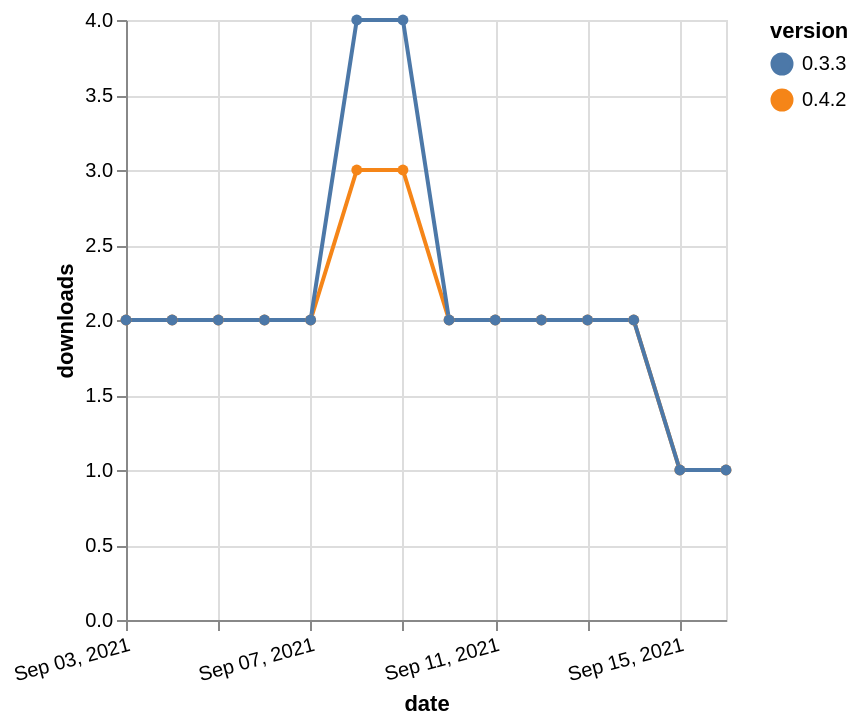

Vega-Lite specification for this chart:
### Vega-Lite specification from a JSON file in a GitHub repository (floating-point values rounded to 4 significant figures)
{"$schema": "https://vega.github.io/schema/vega-lite/v5.json", "description": "A simple bar chart with embedded data.", "data": {"values": [{"date": "2021-09-03", "total": 2133, "delta": 2, "version": "0.4.2"}, {"date": "2021-09-04", "total": 2135, "delta": 2, "version": "0.4.2"}, {"date": "2021-09-05", "total": 2137, "delta": 2, "version": "0.4.2"}, {"date": "2021-09-06", "total": 2139, "delta": 2, "version": "0.4.2"}, {"date": "2021-09-07", "total": 2141, "delta": 2, "version": "0.4.2"}, {"date": "2021-09-08", "total": 2144, "delta": 3, "version": "0.4.2"}, {"date": "2021-09-09", "total": 2147, "delta": 3, "version": "0.4.2"}, {"date": "2021-09-10", "total": 2149, "delta": 2, "version": "0.4.2"}, {"date": "2021-09-11", "total": 2151, "delta": 2, "version": "0.4.2"}, {"date": "2021-09-12", "total": 2153, "delta": 2, "version": "0.4.2"}, {"date": "2021-09-13", "total": 2155, "delta": 2, "version": "0.4.2"}, {"date": "2021-09-14", "total": 2157, "delta": 2, "version": "0.4.2"}, {"date": "2021-09-15", "total": 2158, "delta": 1, "version": "0.4.2"}, {"date": "2021-09-16", "total": 2159, "delta": 1, "version": "0.4.2"}, {"date": "2021-09-03", "total": 2357, "delta": 2, "version": "0.3.3"}, {"date": "2021-09-04", "total": 2359, "delta": 2, "version": "0.3.3"}, {"date": "2021-09-05", "total": 2361, "delta": 2, "version": "0.3.3"}, {"date": "2021-09-06", "total": 2363, "delta": 2, "version": "0.3.3"}, {"date": "2021-09-07", "total": 2365, "delta": 2, "version": "0.3.3"}, {"date": "2021-09-08", "total": 2369, "delta": 4, "version": "0.3.3"}, {"date": "2021-09-09", "total": 2373, "delta": 4, "version": "0.3.3"}, {"date": "2021-09-10", "total": 2375, "delta": 2, "version": "0.3.3"}, {"date": "2021-09-11", "total": 2377, "delta": 2, "version": "0.3.3"}, {"date": "2021-09-12", "total": 2379, "delta": 2, "version": "0.3.3"}, {"date": "2021-09-13", "total": 2381, "delta": 2, "version": "0.3.3"}, {"date": "2021-09-14", "total": 2383, "delta": 2, "version": "0.3.3"}, {"date": "2021-09-15", "total": 2384, "delta": 1, "version": "0.3.3"}, {"date": "2021-09-16", "total": 2385, "delta": 1, "version": "0.3.3"}]}, "width": "container", "mark": {"type": "line", "point": {"filled": true}}, "encoding": {"x": {"field": "date", "type": "temporal", "timeUnit": "yearmonthdate", "title": "date", "axis": {"labelAngle": -15}}, "y": {"field": "delta", "type": "quantitative", "title": "downloads"}, "color": {"field": "version", "type": "nominal"}, "tooltip": {"field": "delta"}}}
